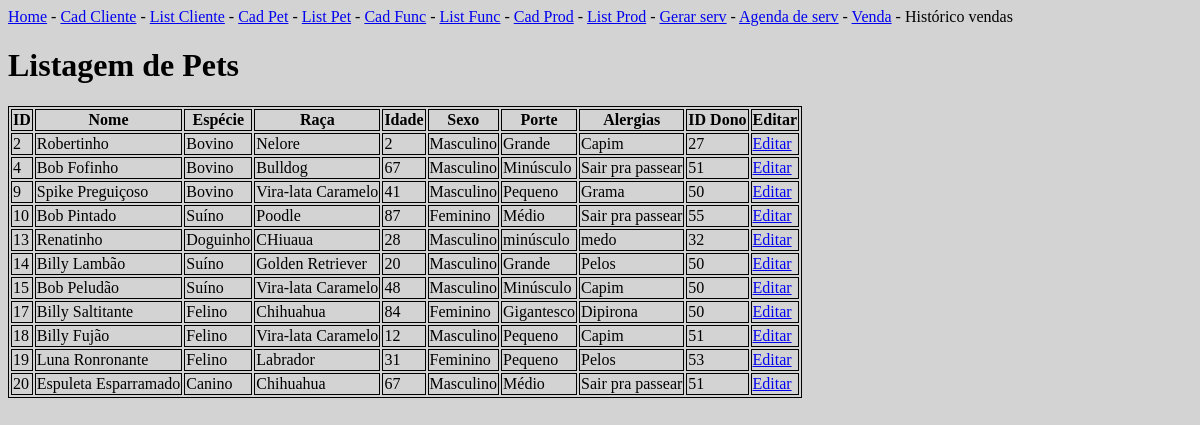
Before: /listarPets/ with the older database file.
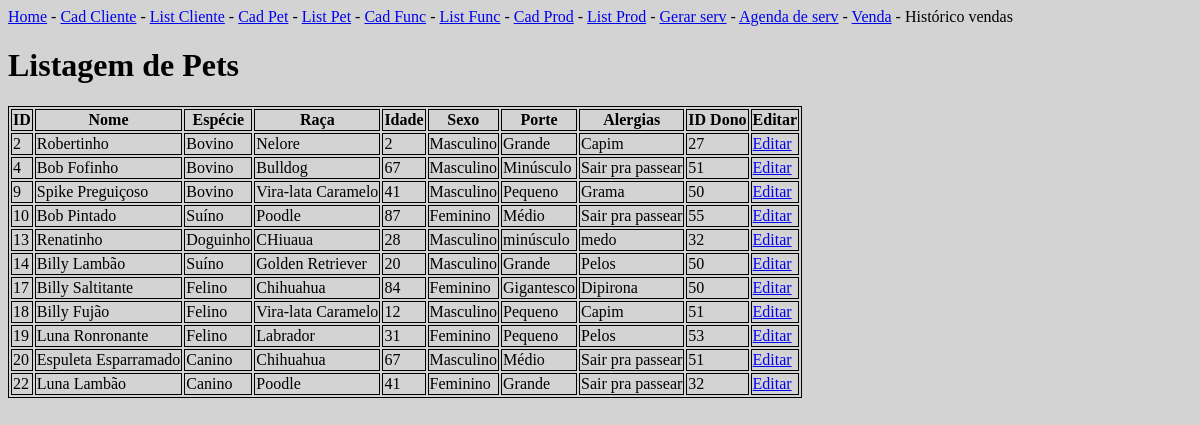
After: the same page with the newer database file.
### appPetPlanet/models.py (models this page shows)
class Pet(models.Model):
    id_pet = models.AutoField(primary_key=True)
    nome = models.TextField()
    especie = models.TextField()
    raca = models.TextField()
    idade = models.TextField()
    sexo = models.TextField()
    porte = models.TextField()
    alergias = models.TextField()
    id_dono = models.IntegerField(default=1)

### appPetPlanet/views.py (the view)
# urls.py: path('listarPets/', views.listarPets, name='listarPets'),
def listarPets(request):
    pets = {
        'pets': Pet.objects.all()
    }
    return render(request, 'pet/listarPets.html', pets)

### appPetPlanet/templates/pet/listarPets.html
{% extends 'navBar.html' %}
{% block conteudo %}
<div class="container">
    <h1>Listagem de Pets</h1>
    <table class="table table-bordered table-striped">
        <tr>
            <th>ID</th>
            <th>Nome</th>
            <th>Espécie</th>
            <th>Raça</th>
            <th>Idade</th>
            <th>Sexo</th>
            <th>Porte</th>
            <th>Alergias</th>
            <th>ID Dono</th>
            <th>Editar</th>
        </tr>
        {% for pet in pets %}
        <tr>
            <td>{{pet.id_pet}}</td>
            <td>{{pet.nome}}</td>
            <td>{{pet.especie}}</td>
            <td>{{pet.raca}}</td>
            <td>{{pet.idade}}</td>
            <td>{{pet.sexo}}</td>
            <td>{{pet.porte}}</td>
            <td>{{pet.alergias}}</td>
            <td>{{pet.id_dono}}</td>
            <td><a href="{% url 'infoPet' %}{{pet.id_pet}}">Editar</a></td>
        </tr>
        {% endfor %}
    </table>
</div>
{% endblock %}

### appPetPlanet/templates/navBar.html (shortened to what this page needs)
<!doctype html>
<html lang="pt">
<head>
  {% load static %}
  <link href="{% static '/navBar.css' %}" rel="stylesheet">
</head>
<body>
  <nav>
    <span>
      <a href="{% url 'home' %}">Home</a> -
      <a href="{% url 'cadastrarCliente' %}">Cad Cliente</a> -
      <a href="{% url 'listarClientes' %}">List Cliente</a> -
      <a href="{% url 'cadastrarPet' %}">Cad Pet</a> -
      <a href="{% url 'listarPets' %}">List Pet</a> -
      <a href="{% url 'cadastrarFuncionario' %}">Cad Func</a> -
      <a href="{% url 'listarFuncionarios' %}">List Func</a> -
      <a href="{% url 'cadastrarProduto' %}">Cad Prod</a> -
      <a href="{% url 'listarProdutos' %}">List Prod</a> -
      <a href="{% url 'gerarServico' %}">Gerar serv</a> -
      <a href="{% url 'listarAgenda' %}">Agenda de serv</a> -
      <a href="{% url 'novaVenda' %}">Venda</a> -
      <a>Histórico vendas</a>
    </span>
  </nav>
  {% block conteudo %}
  {% endblock %}
</body>
</html>

### static/navBar.css (style rules this page uses)
body { background-color: rgb(211, 211, 211); }
table, th, td { border: 1px solid; }

Changed rows visible on the page:
removed Pet: id_pet "15", nome "Bob Peludão", especie "Suíno", raca "Vira-lata Caramelo", idade "48", sexo "Masculino", porte "Minúsculo", alergias "Capim", id_dono "50"
added Pet: id_pet "22", nome "Luna Lambão", especie "Canino", raca "Poodle", idade "41", sexo "Feminino", porte "Grande", alergias "Sair pra passear", id_dono "32"
